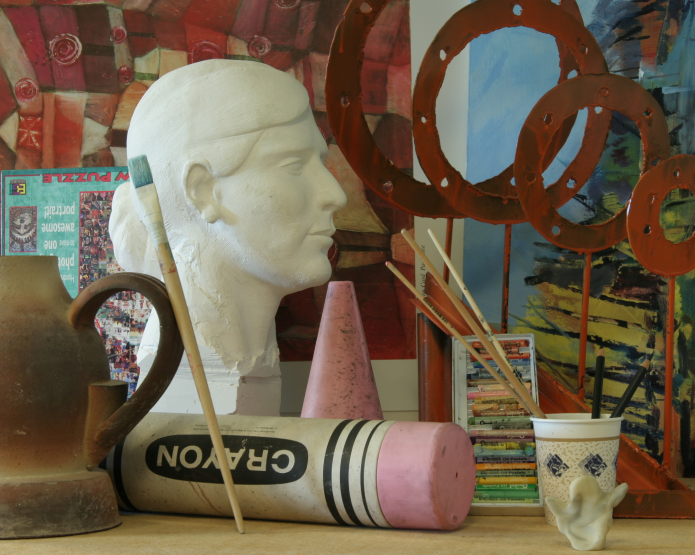
#> input picture StereoMatchingTestings/Art/view1.png, 1390 x 1110 px, found by its file name (shown at 1/2 size)
$ python stereo_pipeline.py
#> lines starting #> are read from the running program, lines starting #| are printed output that depends on the picture; after the words box and inside, x2 and y2 are one past the last pixel; in counts of white or black regions, pixels touching at a corner belong together
### openCV/code/utils/image_loader.py
import os
from typing import Tuple

import cv2
import numpy as np


class ImageLoader:
    """Load stereo images and disparity from a directory.

    Expects the following filenames inside the provided directory:
      - `view1.png`  (left image)
      - `view5.png`  (right image)
      - `disp1.png`  (disparity map)

    Usage:
        loader = ImageLoader()
        left, right, disp = loader.load_from('StereoMatchingTestings/Art')
    """

    LEFT_FILENAME = "view1.png"
    RIGHT_FILENAME = "view5.png"
    DISP_FILENAME = "disp1.png"

    def __init__(self, base_dir: str = ""):
        """Optional `base_dir` is prepended to provided directory paths.

        If `base_dir` is empty, `dir_path` should be a path relative to
        the current working directory.
        """
        self.base_dir = base_dir

    def _full_path(self, dir_path: str, filename: str) -> str:
        if self.base_dir:
            return os.path.join(self.base_dir, dir_path, filename)
        return os.path.join(dir_path, filename)

    def load_from(self, dir_path: str) -> Tuple[np.ndarray, np.ndarray, np.ndarray]:
        """Load and return (left, right, disp) as numpy arrays.

        All files are read using `cv2.imread(..., cv2.IMREAD_UNCHANGED)` so
        the original image type/bit-depth is preserved.

        Raises:
            FileNotFoundError: if any of the expected files is missing.
        """
        left_path = self._full_path(dir_path, self.LEFT_FILENAME)
        right_path = self._full_path(dir_path, self.RIGHT_FILENAME)
        disp_path = self._full_path(dir_path, self.DISP_FILENAME)

        missing = [p for p in (left_path, right_path, disp_path) if not os.path.isfile(p)]
        if missing:
            raise FileNotFoundError(f"Missing expected files: {missing}")

        left_img = cv2.imread(left_path, cv2.IMREAD_UNCHANGED)
        right_img = cv2.imread(right_path, cv2.IMREAD_UNCHANGED)
        disp_img = cv2.imread(disp_path, cv2.IMREAD_UNCHANGED)

        # left_img = cv2.imread(left_path, 0)
        # right_img = cv2.imread(right_path, 0)
        # disp_img = cv2.imread(disp_path, 0)


        return left_img, right_img, disp_img


loader = ImageLoader()
left_image, right_image, disparity_map = loader.load_from('StereoMatchingTestings/Art')
#> in load_from, left_img is the input picture: shape (1110, 1390, 3); mean B, G, R 75.9, 95.7, 110.7
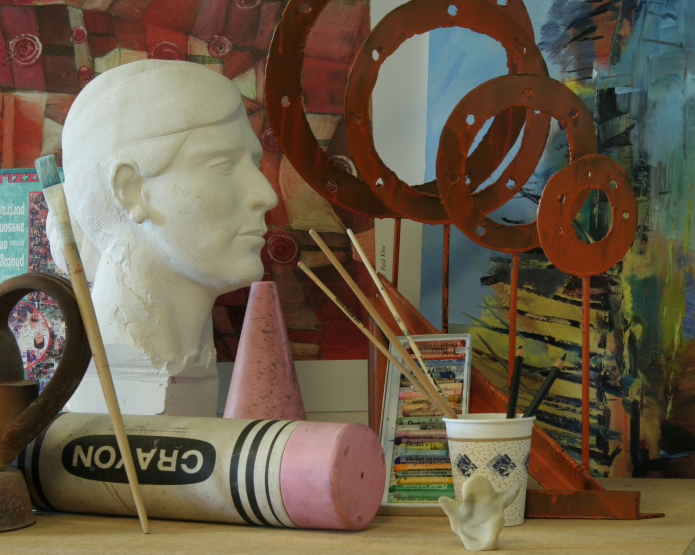
#> input picture StereoMatchingTestings/Art/view5.png, 1390 x 1110 px, found by its file name (shown at 1/2 size)
#> in load_from, right_img is the input picture: shape (1110, 1390, 3); mean B, G, R 74.2, 93.6, 107
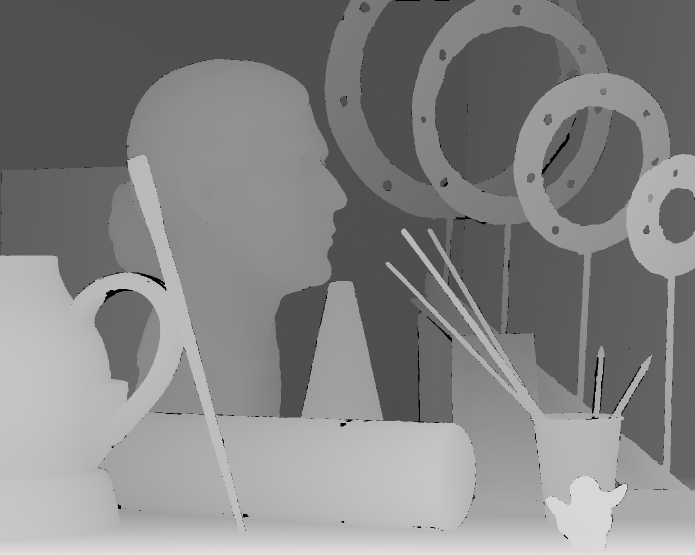
#> input picture StereoMatchingTestings/Art/disp1.png, 1390 x 1110 px, found by its file name (shown at 1/2 size)
#> in load_from, disp_img is the input picture: shape (1110, 1390); min 0, max 225, mean 132.4

print(f"Left image shape: {left_image.shape}, dtype: {left_image.dtype}")
#| Left image shape: (1110, 1390, 3), dtype: uint8
print(f"Right image shape: {right_image.shape}, dtype: {right_image.dtype}")
#| Right image shape: (1110, 1390, 3), dtype: uint8
print(f"Disparity map shape: {disparity_map.shape}, dtype: {disparity_map.dtype}")
#| Disparity map shape: (1110, 1390), dtype: uint8

### openCV/code/stereo_pipeline.py
#!/usr/bin/env python3
"""
Stereo disparity pipeline following specified steps with configurable parameters.

Steps:
 1) Load data via utils/image_loader.py
 2) Optional rectification verification (and optional warp)
 3) Optional denoising (Gaussian/Median)
 4) Optional CLAHE
 5) Stereo matching via SGBM
 6) Post-processing: Left-Right consistency check
 7) Post-processing: Hole filling (dilate + neighborhood fill)
 8) Post-processing: Disparity smoothing (guided/bilateral)
 9) Post-processing: Final median denoise
10) Compute PSNR vs ground-truth with valid mask

Outputs:
 - results/disp_pred_raw.png           : raw disparity visualization
 - results/disp_pred_refined.png       : refined disparity visualization
 - results/psnr_pipeline.txt           : PSNR report
"""
import os
import math
import cv2
import numpy as np
from skimage.metrics import peak_signal_noise_ratio

from utils.image_loader import ImageLoader
from config import (
    DATA_DIR,
    ENABLE_RECTIFICATION_CHECK,
    ENABLE_RECTIFICATION_WARP,
    ENABLE_DENOISE,
    DENOISE_METHOD,
    GAUSSIAN_KERNEL,
    GAUSSIAN_SIGMA,
    MEDIAN_KERNEL,
    ENABLE_CLAHE,
    CLAHE_CLIP_LIMIT,
    CLAHE_TILE_GRID,
    SGBM_MIN_DISPARITY,
    SGBM_NUM_DISPARITIES,
    SGBM_BLOCK_SIZE,
    SGBM_P1,
    SGBM_P2,
    SGBM_DISP12_MAX_DIFF,
    SGBM_UNIQUENESS_RATIO,
    SGBM_SPECKLE_WINDOW_SIZE,
    SGBM_SPECKLE_RANGE,
    SGBM_PREFILTER_CAP,
    SGBM_MODE,
    ENABLE_LR_CHECK,
    LR_MAX_DIFF,
    ENABLE_HOLE_FILL,
    DILATE_KERNEL,
    DILATE_ITERATIONS,
    FILL_STRATEGY,
    FILL_WINDOW,
    ENABLE_SMOOTHING,
    USE_GUIDED_FILTER,
    GUIDED_RADIUS,
    GUIDED_EPS,
    USE_BILATERAL_FILTER,
    BILATERAL_D,
    BILATERAL_SIGMA_COLOR,
    BILATERAL_SIGMA_SPACE,
    ENABLE_FINAL_MEDIAN,
    FINAL_MEDIAN_KERNEL,
    INVALID_DISPARITY_VALUE,
    PSNR_ALIGN_TO_GT,
    PSNR_ALIGN_PERC,
)


def ensure_results_dir():
    os.makedirs("results", exist_ok=True)


def to_gray_u8(img):
    if img is None:
        return None
    if img.ndim == 3:
        img = cv2.cvtColor(img, cv2.COLOR_BGR2GRAY)
    if img.dtype != np.uint8:
        img = cv2.normalize(img, None, 0, 255, cv2.NORM_MINMAX).astype(np.uint8)
    return img


def verify_horizontal_epipolar(img_left, img_right):
    """Verify rectification by checking matched points' y-coordinates are similar."""
    sift = cv2.SIFT_create()
    kp_l, des_l = sift.detectAndCompute(img_left, None)
    kp_r, des_r = sift.detectAndCompute(img_right, None)
    bf = cv2.BFMatcher(cv2.NORM_L2, crossCheck=False)
    raw = bf.knnMatch(des_l, des_r, k=2)
    good = []
    for m, n in raw:
        if m.distance < 0.75 * n.distance:
            good.append(m)
    pts_l = np.float32([kp_l[m.queryIdx].pt for m in good])
    pts_r = np.float32([kp_r[m.trainIdx].pt for m in good])
    if len(pts_l) == 0:
        return False, 0.0
    dy = np.abs(pts_l[:, 1] - pts_r[:, 1])
    mean_dy = float(np.mean(dy))
    return mean_dy < 1.0, mean_dy  # threshold 1px


def maybe_rectify(img_left, img_right):
    if not ENABLE_RECTIFICATION_WARP:
        return img_left, img_right
    # Estimate F and compute uncalibrated rectification
    sift = cv2.SIFT_create()
    kp_l, des_l = sift.detectAndCompute(img_left, None)
    kp_r, des_r = sift.detectAndCompute(img_right, None)
    bf = cv2.BFMatcher(cv2.NORM_L2, crossCheck=False)
    raw = bf.knnMatch(des_l, des_r, k=2)
    good = []
    for m, n in raw:
        if m.distance < 0.75 * n.distance:
            good.append(m)
    pts_l = np.float32([kp_l[m.queryIdx].pt for m in good]).reshape(-1, 1, 2)
    pts_r = np.float32([kp_r[m.trainIdx].pt for m in good]).reshape(-1, 1, 2)
    h, w = img_left.shape
    F, mask = cv2.findFundamentalMat(pts_l, pts_r, cv2.FM_RANSAC, ransacReprojThreshold=1.0, confidence=0.99)
    retval, H1, H2 = cv2.stereoRectifyUncalibrated(pts_l[mask.ravel() == 1], pts_r[mask.ravel() == 1], F, (w, h))
    left_rect = cv2.warpPerspective(img_left, H1, (w, h))
    right_rect = cv2.warpPerspective(img_right, H2, (w, h))
    return left_rect, right_rect


def denoise(img):
    if not ENABLE_DENOISE:
        return img
    if DENOISE_METHOD == "gaussian":
        return cv2.GaussianBlur(img, GAUSSIAN_KERNEL, GAUSSIAN_SIGMA)
    else:
        return cv2.medianBlur(img, MEDIAN_KERNEL)


def apply_clahe(img):
    if not ENABLE_CLAHE:
        return img
    clahe = cv2.createCLAHE(clipLimit=CLAHE_CLIP_LIMIT, tileGridSize=CLAHE_TILE_GRID)
    return clahe.apply(img)


def compute_sgbm(left, right):
    num_disp = SGBM_NUM_DISPARITIES if SGBM_NUM_DISPARITIES % 16 == 0 else (SGBM_NUM_DISPARITIES // 16 + 1) * 16
    mode = cv2.StereoSGBM_MODE_SGBM_3WAY if SGBM_MODE == "SGBM_3WAY" else cv2.StereoSGBM_MODE_SGBM
    sgbm = cv2.StereoSGBM_create(
        minDisparity=SGBM_MIN_DISPARITY,
        numDisparities=num_disp,
        blockSize=SGBM_BLOCK_SIZE,
        P1=SGBM_P1,
        P2=SGBM_P2,
        disp12MaxDiff=SGBM_DISP12_MAX_DIFF,
        uniquenessRatio=SGBM_UNIQUENESS_RATIO,
        speckleWindowSize=SGBM_SPECKLE_WINDOW_SIZE,
        speckleRange=SGBM_SPECKLE_RANGE,
        preFilterCap=SGBM_PREFILTER_CAP,
        mode=mode,
    )
    disp_l = sgbm.compute(left, right).astype(np.float32) / 16.0
    # Right matcher for LR-check guidance
    try:
        right_matcher = cv2.ximgproc.createRightMatcher(sgbm)
        disp_r = right_matcher.compute(right, left).astype(np.float32) / 16.0
    except Exception:
        disp_r = sgbm.compute(right, left).astype(np.float32) / 16.0
    disp_l[disp_l < 0] = 0
    disp_r[disp_r < 0] = 0
    return disp_l, disp_r


def left_right_consistency(disp_l, disp_r):
    if not ENABLE_LR_CHECK:
        return np.ones_like(disp_l, dtype=np.uint8)
    h, w = disp_l.shape
    mask = np.ones((h, w), dtype=np.uint8)
    xs = np.arange(w)
    for y in range(h):
        d = disp_l[y]
        x_prime = (xs - d).astype(np.int32)
        oob = (x_prime < 0) | (x_prime >= w)
        mask[y, oob] = 0
        inb = ~oob
        if np.any(inb):
            diff = np.abs(d[inb] - disp_r[y, x_prime[inb]])
            mask[y, inb] = (diff <= LR_MAX_DIFF).astype(np.uint8)
    return mask


def hole_fill(disp, valid_mask):
    if not ENABLE_HOLE_FILL:
        return disp
    # Dilate valid regions to shrink holes
    kernel = cv2.getStructuringElement(cv2.MORPH_RECT, DILATE_KERNEL)
    valid_dilated = cv2.dilate(valid_mask, kernel, iterations=DILATE_ITERATIONS)
    # Fill invalid pixels using neighborhood stats
    filled = disp.copy()
    half = FILL_WINDOW // 2
    h, w = disp.shape
    for y in range(h):
        for x in range(w):
            # Fill pixels that were invalid in the original mask (source of holes)
            if valid_mask[y, x] == 0:
                y0, y1 = max(0, y - half), min(h, y + half + 1)
                x0, x1 = max(0, x - half), min(w, x + half + 1)
                neigh = disp[y0:y1, x0:x1]
                # Prefer original valid pixels; if none exist, allow dilated as donors
                neigh_mask = valid_mask[y0:y1, x0:x1]
                if not np.any(neigh_mask):
                    neigh_mask = valid_dilated[y0:y1, x0:x1]
                vals = neigh[neigh_mask == 1]
                if vals.size > 0:
                    if FILL_STRATEGY == "mean":
                        filled[y, x] = float(np.mean(vals))
                    else:
                        filled[y, x] = float(np.median(vals))
                else:
                    filled[y, x] = disp[y, x]
    return filled


def smooth_disparity(disp, guide):
    if not ENABLE_SMOOTHING:
        return disp
    out = disp.copy()
    # Guided filter (requires ximgproc)
    if USE_GUIDED_FILTER:
        try:
            # guidedFilter expects guide and src in CV_8U or CV_32F
            guide_u8 = guide if guide.dtype == np.uint8 else cv2.normalize(guide, None, 0, 255, cv2.NORM_MINMAX).astype(np.uint8)
            disp_32 = out.astype(np.float32)
            out = cv2.ximgproc.guidedFilter(guide_u8, disp_32, GUIDED_RADIUS, GUIDED_EPS)
        except Exception:
            pass
    # Bilateral filter (edge-preserving)
    if USE_BILATERAL_FILTER:
        # Apply bilateral directly on float map to avoid rescaling artifacts
        out = cv2.bilateralFilter(out.astype(np.float32), BILATERAL_D, BILATERAL_SIGMA_COLOR, BILATERAL_SIGMA_SPACE)
    return out


def final_median(disp):
    if not ENABLE_FINAL_MEDIAN:
        return disp
    return cv2.medianBlur(disp.astype(np.float32), FINAL_MEDIAN_KERNEL)


def normalize_to_uint8(img):
    minv = float(np.min(img))
    maxv = float(np.max(img))
    if maxv - minv < 1e-6:
        return np.zeros(img.shape, dtype=np.uint8)
    return ((img - minv) / (maxv - minv) * 255.0).astype(np.uint8)


def calculate_psnr(img1, img2):
    # img1 and img2 have range [0, 255]
    img1 = img1.astype(np.float64)
    img2 = img2.astype(np.float64)
    mse = np.mean((img1 - img2)**2)
    if mse == 0:
        return float('inf')
    return 20 * math.log10(255.0 / math.sqrt(mse))


def compute_psnr_with_mask(gt, pred):
    # Align sizes
    if pred.shape != gt.shape:
        pred = cv2.resize(pred, (gt.shape[1], gt.shape[0]), interpolation=cv2.INTER_NEAREST)
    # Build valid mask: exclude INVALID_DISPARITY_VALUE in either map
    valid = (gt != INVALID_DISPARITY_VALUE) & (pred != INVALID_DISPARITY_VALUE)
    if not np.any(valid):
        return 0.0
    gt_valid = gt[valid]
    pred_valid = pred[valid]
    mse = float(np.mean((gt_valid.astype(np.float32) - pred_valid.astype(np.float32)) ** 2))
    if mse <= 1e-12:
        return 100.0
    psnr = 20 * math.log10(255.0) - 10 * math.log10(mse)
    return psnr


def scale_pred_to_gt_u8(pred_float, gt_u8):
    """Scale predicted float disparity to GT 0..255 space for fair PSNR.

    Uses robust percentile-based scaling to limit outliers' influence.
    """
    if not PSNR_ALIGN_TO_GT:
        # fallback to simple visualization normalization
        return normalize_to_uint8(pred_float)
    eps = 1e-6
    # robust max from percentiles
    gt_valid = gt_u8[gt_u8 != INVALID_DISPARITY_VALUE].astype(np.float32)
    if gt_valid.size == 0:
        return normalize_to_uint8(pred_float)
    gt_p = np.percentile(gt_valid, PSNR_ALIGN_PERC)
    pred_valid = pred_float[pred_float > eps].astype(np.float32)
    if pred_valid.size == 0:
        return normalize_to_uint8(pred_float)
    pred_p = float(np.percentile(pred_valid, PSNR_ALIGN_PERC))
    scale = gt_p / max(pred_p, eps)
    pred_scaled = pred_float * scale
    pred_scaled_u8 = np.clip(pred_scaled, 0, 255).astype(np.uint8)
    return pred_scaled_u8


def main():
    ensure_results_dir()
    loader = ImageLoader()
    left, right, gt_disp = loader.load_from(DATA_DIR)

    # Prepare grayscale uint8
    left_g = to_gray_u8(left)
    right_g = to_gray_u8(right)
#> in to_gray_u8 (call 2), `img = cv2.cvtColor(img, cv2.COLOR_BGR2GRAY)`:
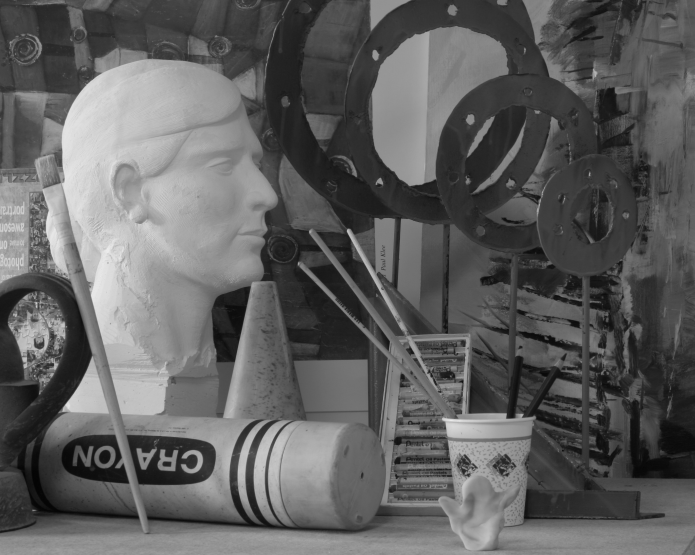
#> img: shape (1110, 1390) (shown at 1/2 size); min 2, max 244, mean 95.4
    gt_g = to_gray_u8(gt_disp)

    # Step 2: rectification verification
    if ENABLE_RECTIFICATION_CHECK:
        ok, mean_dy = verify_horizontal_epipolar(left_g, right_g)
#> in verify_horizontal_epipolar, `kp_l, des_l = sift.detectAndCompute(img_left, None)`: kp_l = 4358 keypoints; strongest (x, y, size): (295, 690, 38), (1255, 422, 3.4), (1260, 401, 2.8), (237, 276, 25.2)
#> in verify_horizontal_epipolar, `kp_r, des_r = sift.detectAndCompute(img_right, None)`: kp_r = 3859 keypoints; strongest (x, y, size): (698, 463, 6.9), (73, 606, 3.2), (370, 912, 7.6), (169, 804, 49.7)
#> in verify_horizontal_epipolar, `raw = bf.knnMatch(des_l, des_r, k=2)`: raw = 4358 matches
#> after the loop in verify_horizontal_epipolar, `for m, n in raw:`: good = 1120 matches
#> in verify_horizontal_epipolar, `pts_l = np.float32([kp_l[m.queryIdx].pt for m in good])`: pts_l = 1120 pairs, first value 20.24 to 1385.4, second value 3.58 to 1098.1
#> in verify_horizontal_epipolar, `pts_r = np.float32([kp_r[m.trainIdx].pt for m in good])`: pts_r = 1120 pairs, first value 6.81 to 1290.4, second value 3.75 to 1098.7
#> in verify_horizontal_epipolar, `dy = np.abs(pts_l[:, 1] - pts_r[:, 1])`: dy = 1120 values, max 739.4 at index 382, min 0.000732 at index 555, mean 11.27
#> in verify_horizontal_epipolar, `mean_dy = float(np.mean(dy))`: mean_dy = 11.27
        print(f"Rectification check: {'OK' if ok else 'NOT OK'}, mean |dy| = {mean_dy:.3f} px")
    # Optional rectify
    left_g, right_g = maybe_rectify(left_g, right_g)

    # Step 3: denoise
    left_p = denoise(left_g)
    right_p = denoise(right_g)

    # Step 4: CLAHE
    left_p = apply_clahe(left_p)
    right_p = apply_clahe(right_p)

    # Step 5: SGBM
    disp_l, disp_r = compute_sgbm(left_p, right_p)

    # Raw visualization aligned to GT scale for fair PSNR
    disp_raw_vis = scale_pred_to_gt_u8(disp_l, gt_g)
    cv2.imwrite("results/disp_pred_raw.png", disp_raw_vis)

    # Step 6: LR consistency
    valid_mask = left_right_consistency(disp_l, disp_r)

    # Step 7: hole filling
    disp_filled = hole_fill(disp_l, valid_mask)

    # Step 8: smoothing (guided/bilateral)
    disp_smooth = smooth_disparity(disp_filled, left_g)

    # Step 9: final median denoise
    disp_final = final_median(disp_smooth)

    # Save refined (aligned to GT scale)
    disp_ref_vis = scale_pred_to_gt_u8(disp_final, gt_g)
    cv2.imwrite("results/disp_pred_refined.png", disp_ref_vis)

    # Step 10: PSNR
    psnr_raw = compute_psnr_with_mask(gt_g, disp_raw_vis)
    psnr_ref = compute_psnr_with_mask(gt_g, disp_ref_vis)
    print(f"PSNR raw: {psnr_raw:.2f} dB, refined: {psnr_ref:.2f} dB")
    with open("results/psnr_pipeline.txt", "w") as f:
        f.write(f"PSNR raw: {psnr_raw:.2f} dB\n")
        f.write(f"PSNR refined: {psnr_ref:.2f} dB\n")


if __name__ == "__main__":
    main()
#> in main, `ok, mean_dy = verify_horizontal_epipolar(left_g, right_g)`: ok = False; mean_dy = 11.27
#| Rectification check: NOT OK, mean |dy| = 11.268 px
#> in compute_sgbm, `disp_l[disp_l < 0] = 0`:
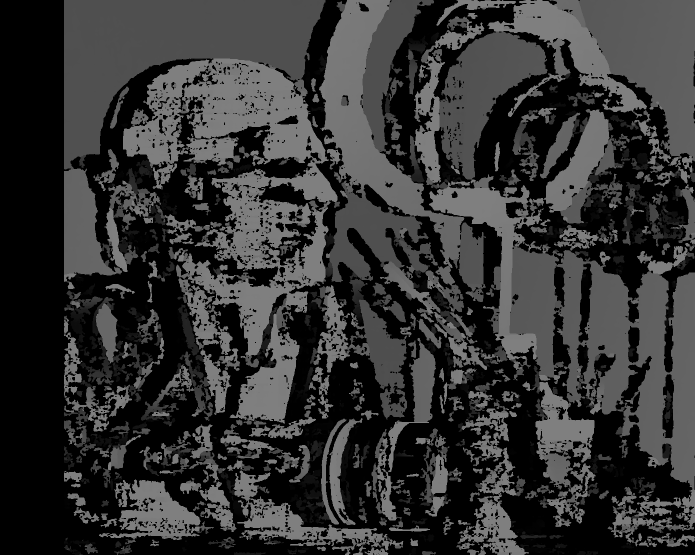
#> disp_l: shape (1110, 1390) float32 (shown at 1/2 size); min 0, max 127, mean 52.1
#> in compute_sgbm, `disp_r[disp_r < 0] = 0`: disp_r: shape (1110, 1390) float32; every value is 0
#> in scale_pred_to_gt_u8, `gt_p = np.percentile(gt_valid, PSNR_ALIGN_PERC)`: gt_p = 216
#> in scale_pred_to_gt_u8, `pred_p = float(np.percentile(pred_valid, PSNR_ALIGN_PERC))`: pred_p = 127
#> in scale_pred_to_gt_u8, `scale = gt_p / max(pred_p, eps)`: scale = 1.7
#> in main, `valid_mask = left_right_consistency(disp_l, disp_r)`: valid_mask: shape (1110, 1390); every value is 1
#> in smooth_disparity, `out = cv2.ximgproc.guidedFilter(guide_u8, disp_32, GUIDED_RADIUS, GUID..`:
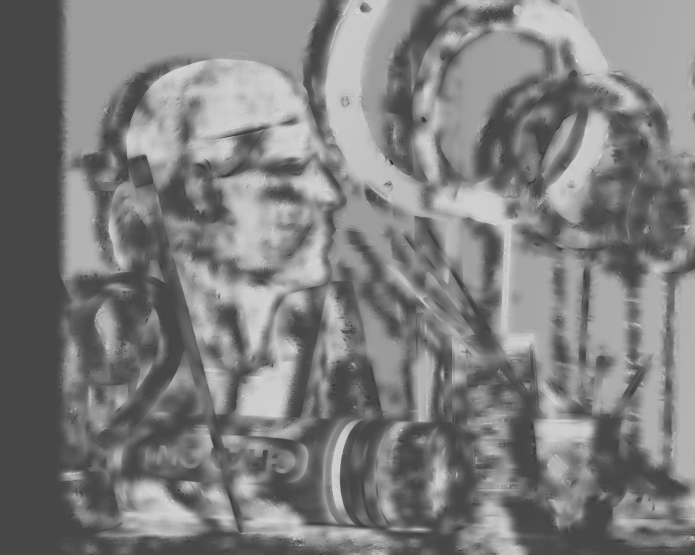
#> out: shape (1110, 1390) float32 (shown at 1/2 size); min -67.13, max 171.6, mean 52.1; drawn with min black and max white
#> in compute_psnr_with_mask, `valid = (gt != INVALID_DISPARITY_VALUE) & (pred != INVALID_DISPARITY_V..`:
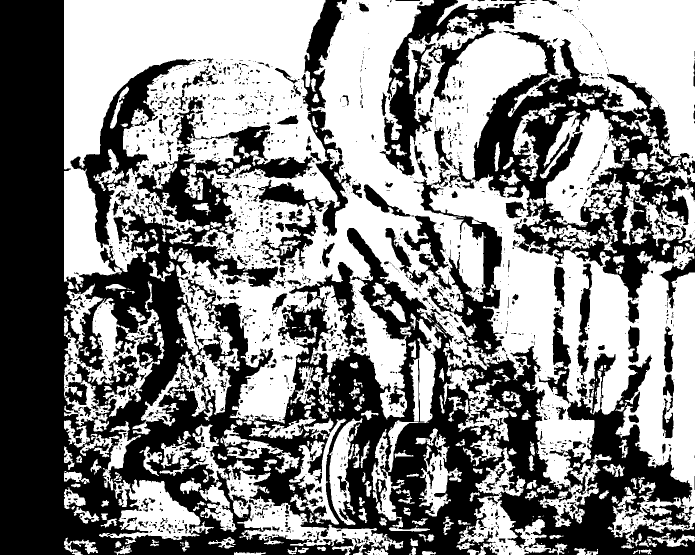
#> valid: shape (1110, 1390) bool (shown at 1/2 size); 53.1% white; 2211 black regions (1736 under 20 px), largest, box (x1, y1, x2, y2) and area: (0, 0, 1390, 1110) 514191, (944, 62, 1390, 617) 81668, (759, 0, 1053, 351) 24965
#> in compute_psnr_with_mask, `mse = float(np.mean((gt_valid.astype(np.float32) - pred_valid.astype(n..`: mse = 5130.3
#> in compute_psnr_with_mask, `psnr = 20 * math.log10(255.0) - 10 * math.log10(mse)`: psnr = 11.03
#> in compute_psnr_with_mask (call 2), `valid = (gt != INVALID_DISPARITY_VALUE) & (pred != INVALID_DISPARITY_V..`:
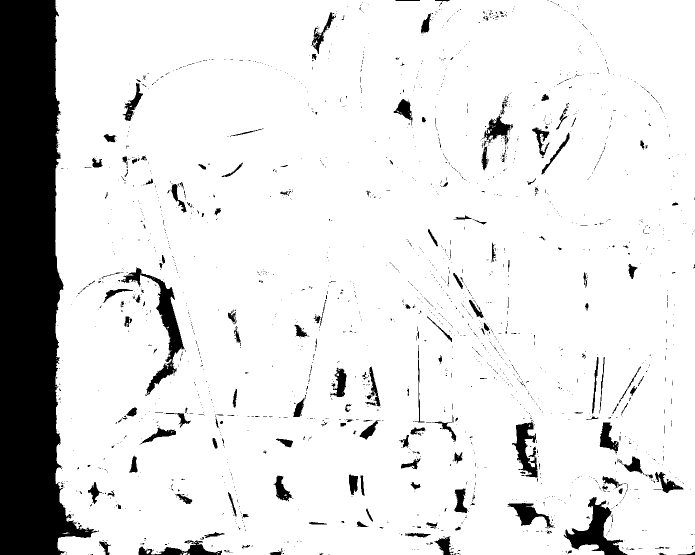
#> valid: shape (1110, 1390) bool (shown at 1/2 size); 88.2% white; 1997 black regions (1812 under 20 px), largest, box (x1, y1, x2, y2) and area: (0, 0, 198, 1110) 128891, (242, 534, 369, 792) 5785, (1127, 994, 1255, 1110) 5111
#> in compute_psnr_with_mask (call 2), `mse = float(np.mean((gt_valid.astype(np.float32) - pred_valid.astype(n..`: mse = 7897.4
#> in compute_psnr_with_mask (call 2), `psnr = 20 * math.log10(255.0) - 10 * math.log10(mse)`: psnr = 9.16
#| PSNR raw: 11.03 dB, refined: 9.16 dB
